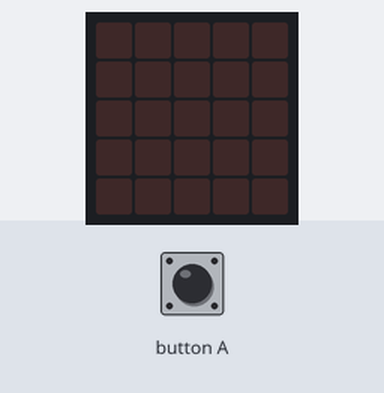
Simulated run of this program. Board: BBC micro:bit (MakeCode). On the bench: the board's 5×5 LED display. The test bench sets the inputs (shaded band). Random numbers come from a fixed seed.

Above: at 1.2 s.
1.3 s: button A pressed for 0.15 s
At 2.1 s:
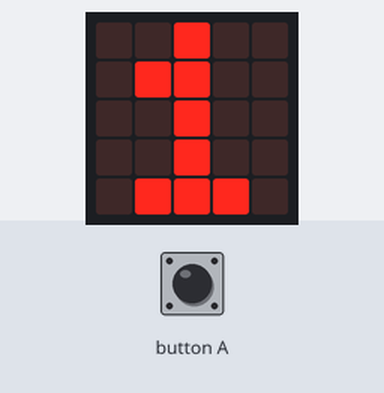
2.9 s: button A pressed for 0.15 s
At 4.2 s:
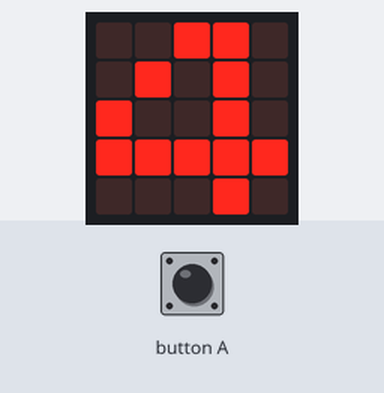
4.5 s: button A pressed for 0.15 s
At 5.7 s:
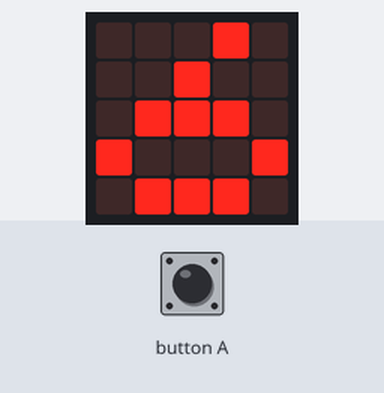
Timing chart, 0 to 7.5 s (numbered marks = the images above; inputs shaded):
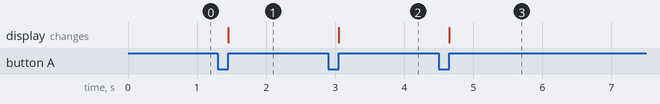

The program:

main.ts
```typescript
let Numero = 0
input.onButtonPressed(Button.A, function () {
    Numero = randint(0, 6)
    if (Numero == 1) {
        basic.showNumber(1)
    }
    if (Numero == 2) {
        basic.showNumber(2)
    }
    if (Numero == 3) {
        basic.showNumber(3)
    }
    if (Numero == 4) {
        basic.showNumber(4)
    }
    if (Numero == 5) {
        basic.showNumber(5)
    }
    if (Numero == 6) {
        basic.showNumber(6)
    }
})
```

test.ts
```typescript
// aquí va el archivo "tests"; esto no se compilará cuando este paquete se utilice como una extensión.
```

Measured:
- after the input at 1.3 s, the display: changes after 0.15 s (image 1)
- after the input at 2.9 s, the display: changes after 0.15 s (image 2)
- after the input at 4.5 s, the display: changes after 0.15 s (image 3)
